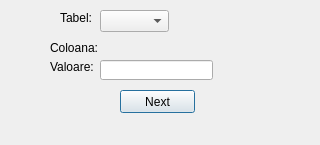
<?xml version="1.0" encoding="UTF-8"?>
<ui version="4.0">
 <class>InsertQueryUI</class>
 <widget class="QDialog" name="InsertQueryUI">
  <property name="geometry">
   <rect>
    <x>0</x>
    <y>0</y>
    <width>320</width>
    <height>145</height>
   </rect>
  </property>
  <property name="windowTitle">
   <string>Dialog</string>
  </property>
  <widget class="QPushButton" name="uiButtonNext">
   <property name="geometry">
    <rect>
     <x>120</x>
     <y>90</y>
     <width>75</width>
     <height>23</height>
    </rect>
   </property>
   <property name="text">
    <string>Next</string>
   </property>
  </widget>
  <widget class="QLineEdit" name="lineEdit">
   <property name="geometry">
    <rect>
     <x>100</x>
     <y>60</y>
     <width>113</width>
     <height>20</height>
    </rect>
   </property>
  </widget>
  <widget class="QLabel" name="uiLabelVal">
   <property name="geometry">
    <rect>
     <x>50</x>
     <y>60</y>
     <width>47</width>
     <height>13</height>
    </rect>
   </property>
   <property name="text">
    <string>Valoare:</string>
   </property>
  </widget>
  <widget class="QLabel" name="uiLabelNumCol">
   <property name="geometry">
    <rect>
     <x>50</x>
     <y>40</y>
     <width>151</width>
     <height>16</height>
    </rect>
   </property>
   <property name="text">
    <string>Coloana: </string>
   </property>
  </widget>
  <widget class="QLabel" name="uiLabelTab">
   <property name="geometry">
    <rect>
     <x>60</x>
     <y>10</y>
     <width>141</width>
     <height>16</height>
    </rect>
   </property>
   <property name="text">
    <string>Tabel:</string>
   </property>
  </widget>
  <widget class="QComboBox" name="comboBox">
   <property name="geometry">
    <rect>
     <x>100</x>
     <y>10</y>
     <width>69</width>
     <height>22</height>
    </rect>
   </property>
   <property name="editable">
    <bool>false</bool>
   </property>
  </widget>
 </widget>
 <resources/>
 <connections/>
</ui>
